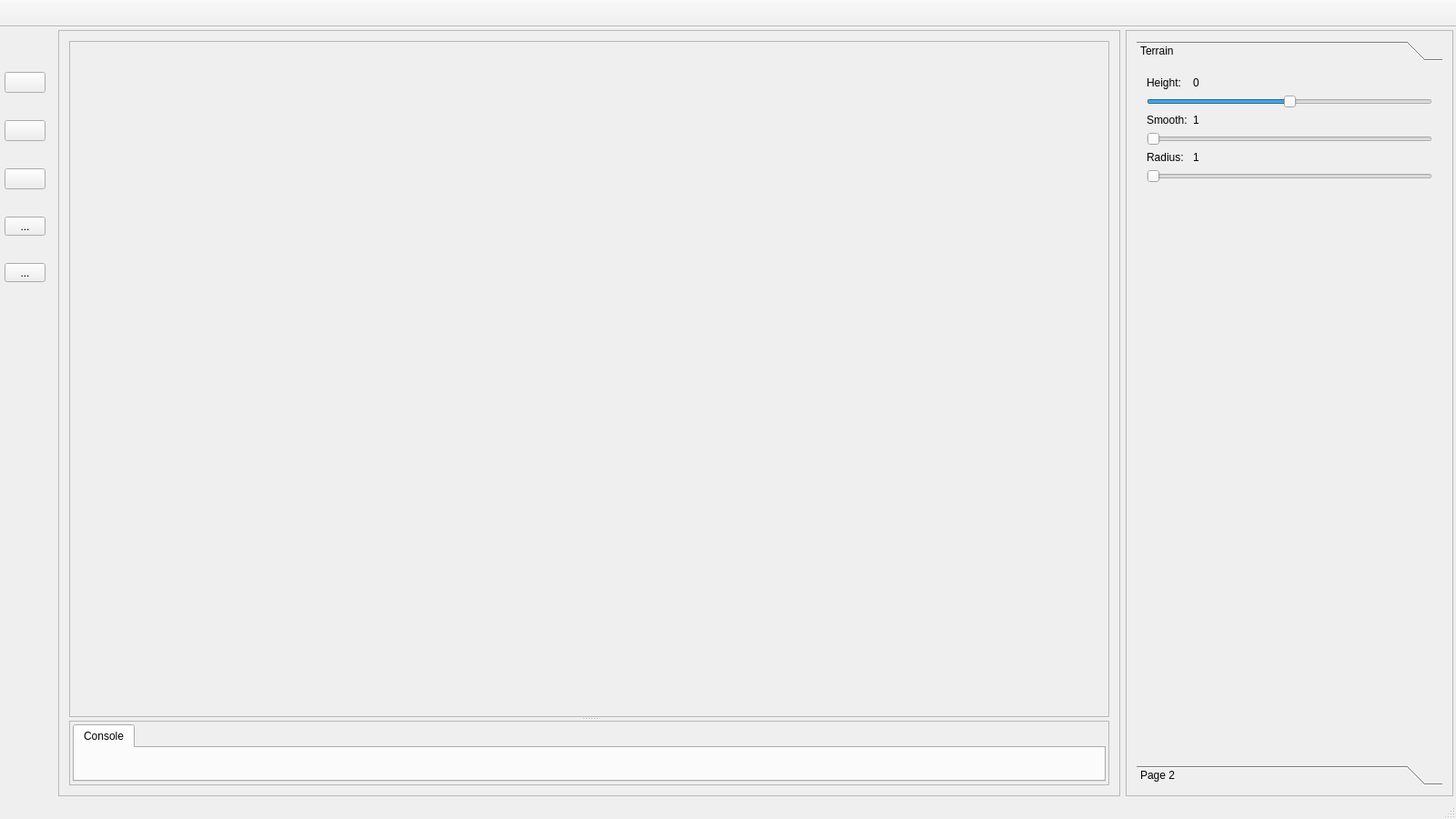
<?xml version="1.0" encoding="UTF-8"?>
<ui version="4.0">
 <class>bcBlackCatEditorClass</class>
 <widget class="QMainWindow" name="bcBlackCatEditorClass">
  <property name="geometry">
   <rect>
    <x>0</x>
    <y>0</y>
    <width>1600</width>
    <height>900</height>
   </rect>
  </property>
  <property name="sizePolicy">
   <sizepolicy hsizetype="Minimum" vsizetype="Minimum">
    <horstretch>0</horstretch>
    <verstretch>0</verstretch>
   </sizepolicy>
  </property>
  <property name="minimumSize">
   <size>
    <width>1600</width>
    <height>900</height>
   </size>
  </property>
  <property name="baseSize">
   <size>
    <width>1200</width>
    <height>750</height>
   </size>
  </property>
  <property name="windowTitle">
   <string>BlackCatEditor</string>
  </property>
  <widget class="QWidget" name="centralWidget">
   <property name="sizePolicy">
    <sizepolicy hsizetype="Expanding" vsizetype="Expanding">
     <horstretch>0</horstretch>
     <verstretch>0</verstretch>
    </sizepolicy>
   </property>
   <layout class="QHBoxLayout" name="horizontalLayout">
    <property name="leftMargin">
     <number>3</number>
    </property>
    <property name="topMargin">
     <number>3</number>
    </property>
    <property name="rightMargin">
     <number>3</number>
    </property>
    <property name="bottomMargin">
     <number>3</number>
    </property>
    <item>
     <layout class="QHBoxLayout" name="mainLayout">
      <property name="spacing">
       <number>6</number>
      </property>
      <item>
       <widget class="QFrame" name="leftFrame">
        <property name="frameShape">
         <enum>QFrame::StyledPanel</enum>
        </property>
        <property name="frameShadow">
         <enum>QFrame::Raised</enum>
        </property>
        <layout class="QVBoxLayout" name="verticalLayout">
         <item>
          <widget class="QSplitter" name="splitter">
           <property name="orientation">
            <enum>Qt::Vertical</enum>
           </property>
           <widget class="QFrame" name="leftRenderFrame">
            <property name="sizePolicy">
             <sizepolicy hsizetype="Expanding" vsizetype="MinimumExpanding">
              <horstretch>0</horstretch>
              <verstretch>0</verstretch>
             </sizepolicy>
            </property>
            <property name="minimumSize">
             <size>
              <width>0</width>
              <height>400</height>
             </size>
            </property>
            <property name="frameShape">
             <enum>QFrame::StyledPanel</enum>
            </property>
            <property name="frameShadow">
             <enum>QFrame::Raised</enum>
            </property>
           </widget>
           <widget class="QFrame" name="leftBottomFrame">
            <property name="sizePolicy">
             <sizepolicy hsizetype="Expanding" vsizetype="Expanding">
              <horstretch>0</horstretch>
              <verstretch>0</verstretch>
             </sizepolicy>
            </property>
            <property name="baseSize">
             <size>
              <width>0</width>
              <height>0</height>
             </size>
            </property>
            <property name="frameShape">
             <enum>QFrame::StyledPanel</enum>
            </property>
            <property name="frameShadow">
             <enum>QFrame::Raised</enum>
            </property>
            <layout class="QHBoxLayout" name="horizontalLayout_3">
             <property name="spacing">
              <number>6</number>
             </property>
             <property name="leftMargin">
              <number>3</number>
             </property>
             <property name="topMargin">
              <number>3</number>
             </property>
             <property name="rightMargin">
              <number>3</number>
             </property>
             <property name="bottomMargin">
              <number>3</number>
             </property>
             <item>
              <widget class="QTabWidget" name="leftBottomTab">
               <property name="currentIndex">
                <number>0</number>
               </property>
               <widget class="QWidget" name="consoleTab">
                <attribute name="title">
                 <string>Console</string>
                </attribute>
               </widget>
              </widget>
             </item>
            </layout>
           </widget>
          </widget>
         </item>
        </layout>
       </widget>
      </item>
      <item>
       <widget class="QFrame" name="rightFrame">
        <property name="sizePolicy">
         <sizepolicy hsizetype="Fixed" vsizetype="Preferred">
          <horstretch>0</horstretch>
          <verstretch>0</verstretch>
         </sizepolicy>
        </property>
        <property name="minimumSize">
         <size>
          <width>360</width>
          <height>0</height>
         </size>
        </property>
        <property name="frameShape">
         <enum>QFrame::StyledPanel</enum>
        </property>
        <property name="frameShadow">
         <enum>QFrame::Raised</enum>
        </property>
        <property name="lineWidth">
         <number>10</number>
        </property>
        <layout class="QVBoxLayout" name="verticalLayout_2">
         <item>
          <widget class="QToolBox" name="rightToolBox">
           <property name="currentIndex">
            <number>0</number>
           </property>
           <property name="fontAwesome" stdset="0">
            <string>areachart,adjust</string>
           </property>
           <widget class="QWidget" name="rightToolBoxTerrain">
            <property name="geometry">
             <rect>
              <x>0</x>
              <y>0</y>
              <width>336</width>
              <height>721</height>
             </rect>
            </property>
            <attribute name="icon">
             <iconset theme="areaChart">
              <normaloff>.</normaloff>.</iconset>
            </attribute>
            <attribute name="label">
             <string>Terrain</string>
            </attribute>
            <layout class="QFormLayout" name="formLayout">
             <item row="0" column="0">
              <widget class="QLabel" name="terrainHeightLable">
               <property name="text">
                <string>Height: </string>
               </property>
              </widget>
             </item>
             <item row="0" column="1">
              <widget class="QLabel" name="terrainHeightValue">
               <property name="text">
                <string>0</string>
               </property>
              </widget>
             </item>
             <item row="3" column="0">
              <widget class="QLabel" name="terrainSmoothLable">
               <property name="text">
                <string>Smooth:</string>
               </property>
              </widget>
             </item>
             <item row="3" column="1">
              <widget class="QLabel" name="terrainSmoothValue">
               <property name="text">
                <string>1</string>
               </property>
              </widget>
             </item>
             <item row="4" column="0" colspan="2">
              <widget class="QSlider" name="terrainSmoothSlider">
               <property name="minimum">
                <number>1</number>
               </property>
               <property name="maximum">
                <number>5</number>
               </property>
               <property name="pageStep">
                <number>1</number>
               </property>
               <property name="orientation">
                <enum>Qt::Horizontal</enum>
               </property>
              </widget>
             </item>
             <item row="5" column="0">
              <widget class="QLabel" name="terrainRadiusLable">
               <property name="text">
                <string>Radius: </string>
               </property>
              </widget>
             </item>
             <item row="5" column="1">
              <widget class="QLabel" name="terrainRadiusValue">
               <property name="text">
                <string>1</string>
               </property>
              </widget>
             </item>
             <item row="6" column="0" colspan="2">
              <widget class="QSlider" name="terrainRadiusSlider">
               <property name="minimum">
                <number>1</number>
               </property>
               <property name="maximum">
                <number>50</number>
               </property>
               <property name="singleStep">
                <number>1</number>
               </property>
               <property name="orientation">
                <enum>Qt::Horizontal</enum>
               </property>
               <property name="invertedAppearance">
                <bool>false</bool>
               </property>
               <property name="tickInterval">
                <number>0</number>
               </property>
              </widget>
             </item>
             <item row="2" column="0" colspan="2">
              <widget class="QSlider" name="terrainHeightSlider">
               <property name="minimum">
                <number>-20</number>
               </property>
               <property name="maximum">
                <number>20</number>
               </property>
               <property name="singleStep">
                <number>1</number>
               </property>
               <property name="pageStep">
                <number>2</number>
               </property>
               <property name="orientation">
                <enum>Qt::Horizontal</enum>
               </property>
               <property name="invertedAppearance">
                <bool>false</bool>
               </property>
               <property name="tickInterval">
                <number>0</number>
               </property>
              </widget>
             </item>
            </layout>
           </widget>
           <widget class="QWidget" name="page_2">
            <property name="geometry">
             <rect>
              <x>0</x>
              <y>0</y>
              <width>98</width>
              <height>28</height>
             </rect>
            </property>
            <attribute name="label">
             <string>Page 2</string>
            </attribute>
           </widget>
          </widget>
         </item>
        </layout>
       </widget>
      </item>
     </layout>
    </item>
   </layout>
  </widget>
  <widget class="QMenuBar" name="menuBar">
   <property name="geometry">
    <rect>
     <x>0</x>
     <y>0</y>
     <width>1600</width>
     <height>26</height>
    </rect>
   </property>
  </widget>
  <widget class="QToolBar" name="mainToolBar">
   <property name="sizePolicy">
    <sizepolicy hsizetype="Preferred" vsizetype="Fixed">
     <horstretch>0</horstretch>
     <verstretch>0</verstretch>
    </sizepolicy>
   </property>
   <property name="minimumSize">
    <size>
     <width>30</width>
     <height>30</height>
    </size>
   </property>
   <property name="baseSize">
    <size>
     <width>0</width>
     <height>0</height>
    </size>
   </property>
   <property name="movable">
    <bool>false</bool>
   </property>
   <property name="orientation">
    <enum>Qt::Horizontal</enum>
   </property>
   <attribute name="toolBarArea">
    <enum>TopToolBarArea</enum>
   </attribute>
   <attribute name="toolBarBreak">
    <bool>false</bool>
   </attribute>
  </widget>
  <widget class="QStatusBar" name="statusBar"/>
  <widget class="QDockWidget" name="toolsDock">
   <property name="sizePolicy">
    <sizepolicy hsizetype="Maximum" vsizetype="Preferred">
     <horstretch>0</horstretch>
     <verstretch>0</verstretch>
    </sizepolicy>
   </property>
   <property name="minimumSize">
    <size>
     <width>55</width>
     <height>914</height>
    </size>
   </property>
   <property name="maximumSize">
    <size>
     <width>55</width>
     <height>524287</height>
    </size>
   </property>
   <property name="floating">
    <bool>false</bool>
   </property>
   <property name="features">
    <set>QDockWidget::NoDockWidgetFeatures</set>
   </property>
   <property name="windowTitle">
    <string notr="true"/>
   </property>
   <attribute name="dockWidgetArea">
    <number>1</number>
   </attribute>
   <widget class="QWidget" name="toolsDockContents">
    <layout class="QVBoxLayout" name="verticalLayout_3" stretch="0,0,0,0,0">
     <property name="spacing">
      <number>0</number>
     </property>
     <property name="sizeConstraint">
      <enum>QLayout::SetDefaultConstraint</enum>
     </property>
     <property name="leftMargin">
      <number>5</number>
     </property>
     <property name="topMargin">
      <number>0</number>
     </property>
     <property name="rightMargin">
      <number>5</number>
     </property>
     <property name="bottomMargin">
      <number>600</number>
     </property>
     <item>
      <widget class="QToolButton" name="objectSelectButton">
       <property name="sizePolicy">
        <sizepolicy hsizetype="Expanding" vsizetype="Fixed">
         <horstretch>0</horstretch>
         <verstretch>0</verstretch>
        </sizepolicy>
       </property>
       <property name="toolTip">
        <string>Object selection</string>
       </property>
       <property name="text">
        <string/>
       </property>
       <property name="checkable">
        <bool>true</bool>
       </property>
       <property name="autoExclusive">
        <bool>true</bool>
       </property>
       <property name="fontAwesome" stdset="0">
        <string>handpointero</string>
       </property>
      </widget>
     </item>
     <item>
      <widget class="QToolButton" name="terrainHeightButton">
       <property name="sizePolicy">
        <sizepolicy hsizetype="Expanding" vsizetype="Fixed">
         <horstretch>0</horstretch>
         <verstretch>0</verstretch>
        </sizepolicy>
       </property>
       <property name="minimumSize">
        <size>
         <width>0</width>
         <height>0</height>
        </size>
       </property>
       <property name="sizeIncrement">
        <size>
         <width>0</width>
         <height>0</height>
        </size>
       </property>
       <property name="baseSize">
        <size>
         <width>0</width>
         <height>0</height>
        </size>
       </property>
       <property name="toolTip">
        <string>Terrain Height</string>
       </property>
       <property name="text">
        <string/>
       </property>
       <property name="checkable">
        <bool>true</bool>
       </property>
       <property name="autoExclusive">
        <bool>true</bool>
       </property>
       <property name="fontAwesome" stdset="0">
        <string>areachart</string>
       </property>
      </widget>
     </item>
     <item>
      <widget class="QToolButton" name="terrainSmoothButton">
       <property name="sizePolicy">
        <sizepolicy hsizetype="Expanding" vsizetype="Fixed">
         <horstretch>0</horstretch>
         <verstretch>0</verstretch>
        </sizepolicy>
       </property>
       <property name="toolTip">
        <string>Terrain Smooth</string>
       </property>
       <property name="text">
        <string/>
       </property>
       <property name="checkable">
        <bool>true</bool>
       </property>
       <property name="autoExclusive">
        <bool>true</bool>
       </property>
       <property name="fontAwesome" stdset="0">
        <string>bullseye</string>
       </property>
      </widget>
     </item>
     <item>
      <widget class="QToolButton" name="toolButton_3">
       <property name="sizePolicy">
        <sizepolicy hsizetype="Expanding" vsizetype="Fixed">
         <horstretch>0</horstretch>
         <verstretch>0</verstretch>
        </sizepolicy>
       </property>
       <property name="text">
        <string>...</string>
       </property>
       <property name="checkable">
        <bool>true</bool>
       </property>
       <property name="autoExclusive">
        <bool>true</bool>
       </property>
      </widget>
     </item>
     <item>
      <widget class="QToolButton" name="toolButton">
       <property name="sizePolicy">
        <sizepolicy hsizetype="Expanding" vsizetype="Fixed">
         <horstretch>0</horstretch>
         <verstretch>0</verstretch>
        </sizepolicy>
       </property>
       <property name="text">
        <string>...</string>
       </property>
       <property name="checkable">
        <bool>true</bool>
       </property>
       <property name="autoExclusive">
        <bool>true</bool>
       </property>
      </widget>
     </item>
    </layout>
   </widget>
  </widget>
 </widget>
 <layoutdefault spacing="6" margin="11"/>
 <resources>
  <include location="bcBlackCatEditor.qrc"/>
 </resources>
 <connections>
  <connection>
   <sender>terrainHeightSlider</sender>
   <signal>valueChanged(int)</signal>
   <receiver>terrainHeightValue</receiver>
   <slot>setNum(int)</slot>
   <hints>
    <hint type="sourcelabel">
     <x>1572</x>
     <y>169</y>
    </hint>
    <hint type="destinationlabel">
     <x>1336</x>
     <y>121</y>
    </hint>
   </hints>
  </connection>
  <connection>
   <sender>terrainSmoothSlider</sender>
   <signal>valueChanged(int)</signal>
   <receiver>terrainSmoothValue</receiver>
   <slot>setNum(int)</slot>
   <hints>
    <hint type="sourcelabel">
     <x>1572</x>
     <y>221</y>
    </hint>
    <hint type="destinationlabel">
     <x>1572</x>
     <y>192</y>
    </hint>
   </hints>
  </connection>
  <connection>
   <sender>terrainRadiusSlider</sender>
   <signal>valueChanged(int)</signal>
   <receiver>terrainRadiusValue</receiver>
   <slot>setNum(int)</slot>
   <hints>
    <hint type="sourcelabel">
     <x>1281</x>
     <y>261</y>
    </hint>
    <hint type="destinationlabel">
     <x>1317</x>
     <y>239</y>
    </hint>
   </hints>
  </connection>
 </connections>
 <slots>
  <slot>on_pushButton_clicked()</slot>
 </slots>
</ui>
